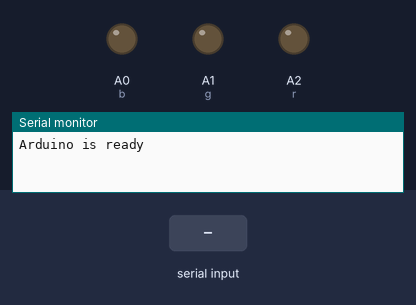
Recording of a sketch running on a simulated Arduino Uno, built with avr-gcc and run on an emulated ATmega328P. Shown: output pins drawn as LEDs (lit = HIGH), the last lines printed to the serial monitor. Inputs (shaded band) come from the test bench.

Above: at 1.2 s.
1.3 s: "1" received over Serial
At 1.6 s:
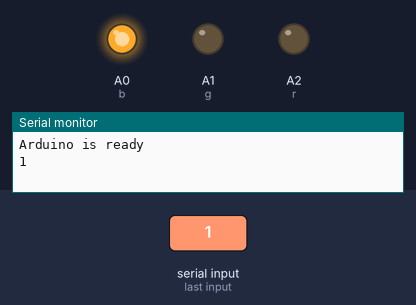
2.8 s: "2" received over Serial
At 3.9 s:
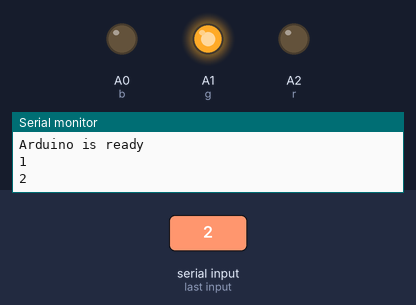
4.3 s: "3" received over Serial
At 5.1 s:
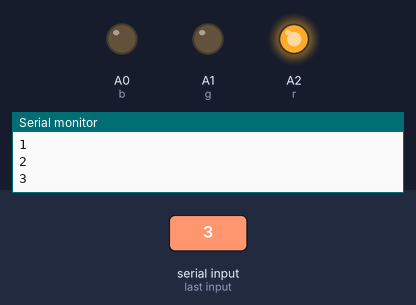
5.8 s: "4" received over Serial
At 6.2 s:
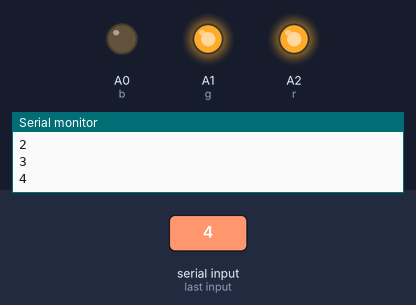
7.3 s: "5" received over Serial
At 8.5 s:
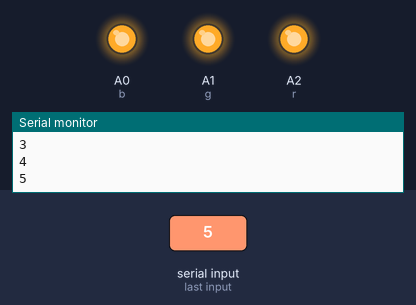
8.8 s: "7" received over Serial
At 9.7 s:
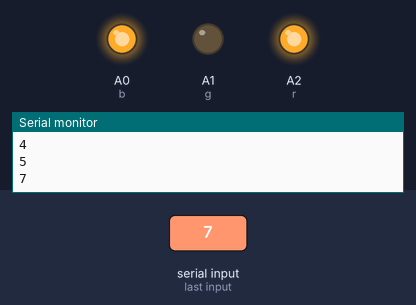
Timing chart, 0 to 11.3 s (numbered marks = the images above; inputs shaded):
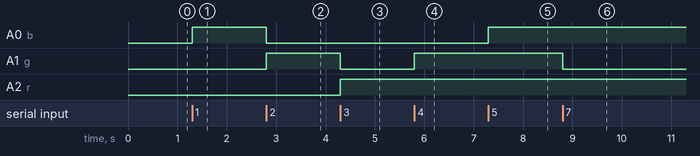

Measured:
- after the input at 1.3 s, A0 (b): LOW → HIGH at once
- after the input at 2.8 s, A0 (b): HIGH → LOW at once; A1 (g): LOW → HIGH at once
- after the input at 4.3 s, A1 (g): HIGH → LOW at once; A2 (r): LOW → HIGH at once
- after the input at 5.8 s, A1 (g): LOW → HIGH at once
- after the input at 7.3 s, A0 (b): LOW → HIGH at once
- after the input at 8.8 s, A1 (g): HIGH → LOW at once

The sketch:

sketch_dec29a.ino
```cpp
int b = A0;
int g = A1;
int r = A2;

          // the PWM pin the LED is attached to
int brightness = 0;    // how bright the LED is
int fadeAmount = 5;    // how many points to fade the LED by

void setup() {
  Serial.begin(38400);
  Serial.println("Arduino is ready");//initialize serial COM at 9600 baudrate
  pinMode(b, OUTPUT);                    //declare the LED pin (13) as output
  pinMode(g, OUTPUT);
  pinMode(r, OUTPUT);
  analogWrite(b, 0);                     //Turn OFF the Led in the beginning
  analogWrite(g, 0);
  analogWrite(r, 0);
}
void loop() {
while (Serial.available())   //whatever the data that is coming in serially and assigning the value to the variable “data”
{
char data = Serial.read();
Serial.println(data);
if (data=='1')
{
  analogWrite(b,250);
  analogWrite(g,0);
  analogWrite(r,0);

} // end switch
else if (data=='2'){
  analogWrite(b,50);
  analogWrite(g,200);
  analogWrite(r,50);

    }
else if (data=='3'){
  analogWrite(b,0);
  analogWrite(g,0);
  analogWrite(r,200);

    }
else if (data=='4'){
  analogWrite(b,50);
  analogWrite(g,200);
  analogWrite(r,200);

    }
else if (data=='5'){
  analogWrite(b,250);
  analogWrite(g,250);
  analogWrite(r,250);

    }

else if (data=='6'){
  analogWrite(b,250);
  analogWrite(g,100);
  analogWrite(r,100);

    }
else if (data=='7'){
  analogWrite(b,250);
  analogWrite(g,0);
  analogWrite(r,200);

    }

  } //end while
} // end main loop
```
